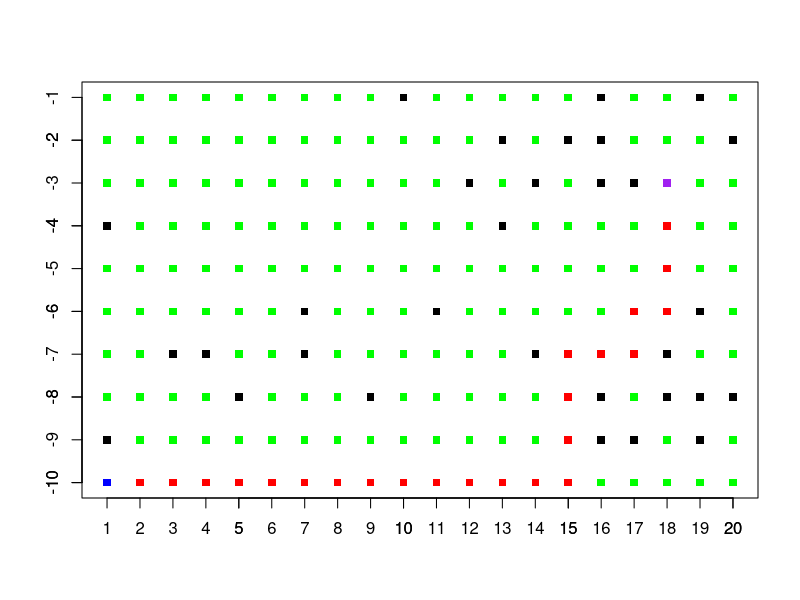

Generate this figure with R:
m <- matrix(c(0,0,0,0,0,0,0,0,0,-1,0,0,0,0,0,-1,0,0,-1,0,
              0,0,0,0,0,0,0,0,0,0,0,0,-1,0,-1,-1,0,0,0,-1,
              0,0,0,0,0,0,0,0,0,0,0,-1,0,-1,0,-1,-1,0,0,0,
              -1,0,0,0,0,0,0,0,0,0,0,0,-1,0,0,0,0,0,0,0,
              0,0,0,0,0,0,0,0,0,0,0,0,0,0,0,0,0,0,0,0,
              0,0,0,0,0,0,-1,0,0,0,-1,0,0,0,0,0,0,0,-1,0,
              0,0,-1,-1,0,0,-1,0,0,0,0,0,0,-1,0,0,0,-1,0,0,
              0,0,0,0,-1,0,0,0,-1,0,0,0,0,0,0,-1,0,-1,-1,-1,
              -1,0,0,0,0,0,0,0,0,0,0,0,0,0,0,-1,-1,0,-1,0,
              0,0,0,0,0,0,0,0,0,0,0,0,0,0,0,0,0,0,0,0), nrow = 10, ncol = 20, byrow = TRUE)



start <- c(10,1) #синий цвет
finish <- c(3,18) #фиолетовый цвет

m[start[1],start[2]] <- 1
d <- 2 #длина волны

wave <- TRUE #возможность распространения волны

while(wave == TRUE && m[finish[1],finish[2]]==0) {
  wave <- FALSE
  for (i in 1:nrow(m)) {
    for (j in 1:ncol(m)) {
      if (m[i, j] == d - 1) {
        if(i + 1 <= nrow(m) && m[i+1,j] == 0){
          m[i+1,j] <- d
          wave <- TRUE
        }
        if(i - 1 > 0 && m[i-1,j] == 0){
          m[i-1,j] <- d
          wave <- TRUE
        }
        if(j-1 > 0 && m[i,j-1] == 0){
          m[i,j-1] <- d
          wave <- TRUE
        }
        if(j + 1 <= ncol(m) && m[i,j+1] == 0){
          m[i,j+1] <- d
          wave <- TRUE
        }
      }
    }
  }
  
  d <- d + 1
}

m #вывод матрциы


if(m[finish[1],finish[2]]>0){
  path <- c()
  d <- d - 1  #т.к его значение мы лишний раз в цикле на последнем шаге увеличили
  
  x <- finish[1]
  y <- finish[2]
  while(m[x,y] != 1){
    if(x + 1 <= nrow(m) && m[x+1,y] == d - 1){
      path <- append(path,(paste(x,y)))
      x <- x + 1
      d <- d - 1 
      next
    }
    if(x - 1 > 0 && m[x-1,y] == d - 1){
      path <- append(path,(paste(x,y)))
      x <- x - 1
      d <- d - 1 
      next
    }
    if(y-1 > 0 && m[x,y-1] == d - 1){
      path <- append(path,(paste(x,y)))
      y <- y - 1
      d <- d - 1 
      next
    }
    if(y + 1 <= ncol(m) && m[x,y+1] == d - 1){
      path <- append(path,(paste(x,y)))
      y <- y + 1
      d <- d - 1 
      next
    }
  }


colors <- c()
for(i in 1:nrow(m)) {
  for (j in 1:ncol(m)) {
    if (m[i, j] == -1) { #стена
      colors <- append(colors, "black")
    }else if(m[i, j] == 1){ #начальная вершина
      colors <- append(colors,"blue")
    }else if(i == finish[1] && j == finish[2]){ #конечная
      colors <- append(colors,"purple")
    } else if(paste(i,j) %in% path){
      colors <- append(colors, "red") #путь
    }
    else{
      colors <- append(colors, "green") #пустые
    }
  }
}

c(sapply(seq(-1, -1*nrow(m)), function(i) rep(i, ncol(m))))

plot(c(rep(seq(1,ncol(m)),nrow(m))),
     c(sapply(seq(-1, -1*nrow(m)), function(i) rep(i, ncol(m)))),
     pch=15,
     col=colors,
     xlab="",ylab="")
axis(1, at = 1:ncol(m))
axis(2, at = -nrow(m):-1)
}else{
  print("???? ???")
}